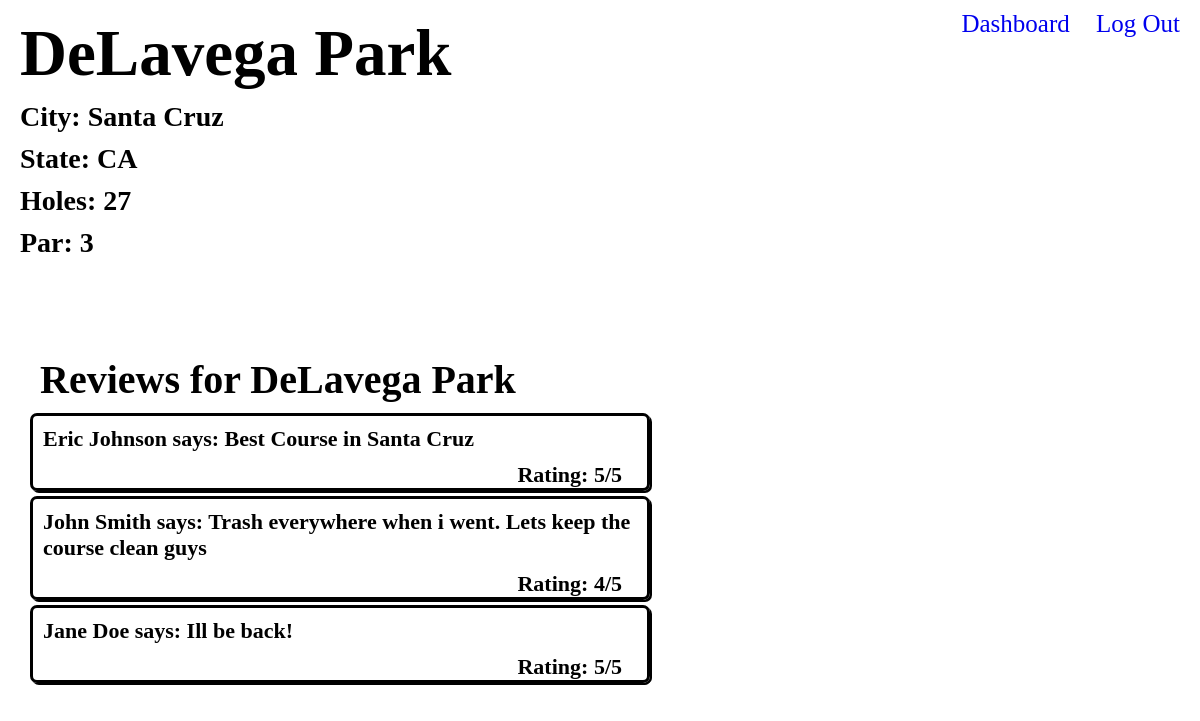
/course/21, run on the app's committed database.
### main/models.py (models this page shows)
class Course(models.Model):
    name = models.CharField(max_length=255)
    city = models.CharField(max_length=255)
    state = models.CharField(max_length=255)
    number_of_holes = models.IntegerField()
    par = models.IntegerField()
    liked_by = models.ManyToManyField(User, related_name="liked_courses")
    created_by = models.ForeignKey(User, related_name="creator", on_delete=models.CASCADE)
    create_at = models.DateTimeField(auto_now_add=True)
    updated_at = models.DateTimeField(auto_now=True)
    objects = CourseManager()

class Review(models.Model):
    content = models.CharField(max_length=255)
    rating = models.IntegerField()
    author = models.ForeignKey(User, related_name="reviews_left", on_delete=models.CASCADE)
    course_for = models.ForeignKey(Course, related_name="reviews", on_delete=models.CASCADE)
    create_at = models.DateTimeField(auto_now_add=True)
    updated_at = models.DateTimeField(auto_now=True)

class User(models.Model):
    fname = models.CharField(max_length=656)
    lname = models.CharField(max_length=656)
    email = models.CharField(max_length=656)
    password = models.CharField(max_length=656)
    create_at = models.DateTimeField(auto_now_add=True)
    updated_at = models.DateTimeField(auto_now=True)
    objects = UserManager()

### main/views.py (the view)
# urls.py: path('course/<int:course_id>', views.one_course),
def one_course(request, course_id):
    context = {
        'course': Course.objects.get(id=course_id)
    }
    return render(request, "one_course.html", context)

### main/templates/one_course.html (shortened to what this page needs)
<!DOCTYPE html>
<html lang="en">
<head>
    {% load static %}
    <link rel="stylesheet" href="{% static '/one_course.css' %}">
</head>
<body>
    <div class="body-wrapper">
        <div class="top-content">
            <header>
                    <div class="top-links">
                        <a href="/dashboard">Dashboard</a>
                        <a href="/logout">Log Out</a>
                    </div>
            </header>
            <div class="course-content">
                <h2 class="top-name text-shadow">{{course.name}}</h2>
                <h4 class="text-shadow">City: {{course.city}}</h4>
                <h4 class="text-shadow">State: {{course.state}}</h4>
                <h4 class="text-shadow">Holes: {{course.number_of_holes}}</h4>
                <h4 class="text-shadow">Par: {{course.par}}</h4>
            </div>
        </div>
        <div class="lower-content">
            <div class="reviews">
                <h2>Reviews for {{course.name}}</h2>
                {% for review in course.reviews.all %}
                <div class="individual-reviews">
                        <p class="name-and-review">{{review.author.fname}} {{review.author.lname}} says: {{review.content}}</p>
                        <p class="rating">Rating: {{review.rating}}/5</p>
                    </div>
                    {% endfor %}
            </div>
        </div>
    </div>
</body>
</html>

### main/static/one_course.css (style rules this page uses)
* { width: 100%; padding: 0px; margin: 0px; box-sizing: border-box; }
body { background-image: url('https://www.innovadiscs.com/wp-content/uploads/2015/06/course-target-featured.jpg'); background-repeat: no-repeat; background-attachment: scroll; background-size: cover; }
.text-shadow { text-shadow: 2px 2px white; }
.top-links { text-align: right; margin-right: 10px; padding: 10px 10px 0px 0px; font-size: 25px; text-shadow: 2px 2px white; }
.course-content { border-radius: 10px; height: 300px; margin: 10px; }
h2 { margin: 10px; font-size: 40px; }
h4 { margin: 10px; font-size: 28px; }
h2.top-name { font-size: 65px; margin: -32px 10px 10px 10px; }
p { margin: 10px 10px 10px 40px; font-size: 22px; }
p.rating { margin: 10px 20px 0px 0px; text-align: right; padding-right: 25px; }
a { margin: 10px; text-decoration: none; }
div.lower-content { color: black; width: 55%; font-weight: bold; }
.reviews { background-color: rgba(255,255,255,.8); border-radius: 35px; padding: 10px; max-height: 400px; overflow: scroll; }
.lower-content { margin: 10px; padding: 10px; }
.individual-reviews { border: 3px solid; box-shadow: 2px 2px; margin: 5px 0px 0px 0px; border-radius: 7px; }
.name-and-review { margin-left: 10px; }

### data on the page
Course: name "DeLavega Park", city "Santa Cruz", state "CA", number_of_holes "27", par "3"
Review: author.fname "Eric", author.lname "Johnson", content "Best Course in Santa Cruz", rating "5"
Review: author.fname "John", author.lname "Smith", content "Trash everywhere when i went. Lets keep the course clean guys", rating "4"
Review: author.fname "Jane", author.lname "Doe", content "Ill be back!", rating "5"
